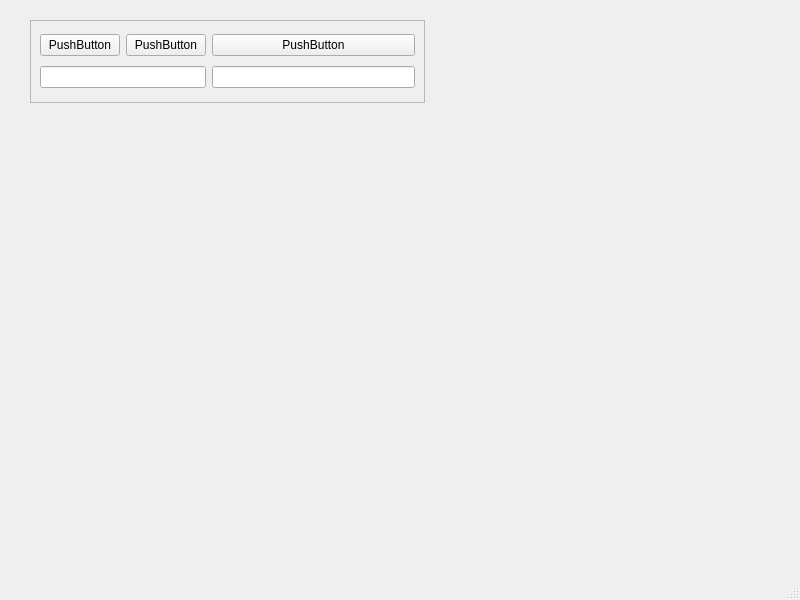
<?xml version="1.0" encoding="UTF-8"?>
<ui version="4.0">
 <class>MainWindow</class>
 <widget class="QMainWindow" name="MainWindow">
  <property name="geometry">
   <rect>
    <x>0</x>
    <y>0</y>
    <width>800</width>
    <height>600</height>
   </rect>
  </property>
  <property name="windowTitle">
   <string>MainWindow</string>
  </property>
  <widget class="QWidget" name="centralwidget">
   <widget class="QFrame" name="frame">
    <property name="geometry">
     <rect>
      <x>30</x>
      <y>20</y>
      <width>395</width>
      <height>83</height>
     </rect>
    </property>
    <property name="frameShape">
     <enum>QFrame::StyledPanel</enum>
    </property>
    <property name="frameShadow">
     <enum>QFrame::Raised</enum>
    </property>
    <layout class="QGridLayout" name="gridLayout">
     <item row="0" column="0">
      <widget class="QPushButton" name="pushButton">
       <property name="text">
        <string>PushButton</string>
       </property>
      </widget>
     </item>
     <item row="0" column="1">
      <widget class="QPushButton" name="pushButton_2">
       <property name="text">
        <string>PushButton</string>
       </property>
      </widget>
     </item>
     <item row="0" column="2">
      <widget class="QPushButton" name="pushButton_3">
       <property name="text">
        <string>PushButton</string>
       </property>
      </widget>
     </item>
     <item row="1" column="0" colspan="2">
      <widget class="QLineEdit" name="lineEdit"/>
     </item>
     <item row="1" column="2">
      <widget class="QLineEdit" name="lineEdit_2"/>
     </item>
    </layout>
   </widget>
  </widget>
  <widget class="QMenuBar" name="menubar">
   <property name="geometry">
    <rect>
     <x>0</x>
     <y>0</y>
     <width>800</width>
     <height>26</height>
    </rect>
   </property>
  </widget>
  <widget class="QStatusBar" name="statusbar"/>
 </widget>
 <resources/>
 <connections/>
</ui>
